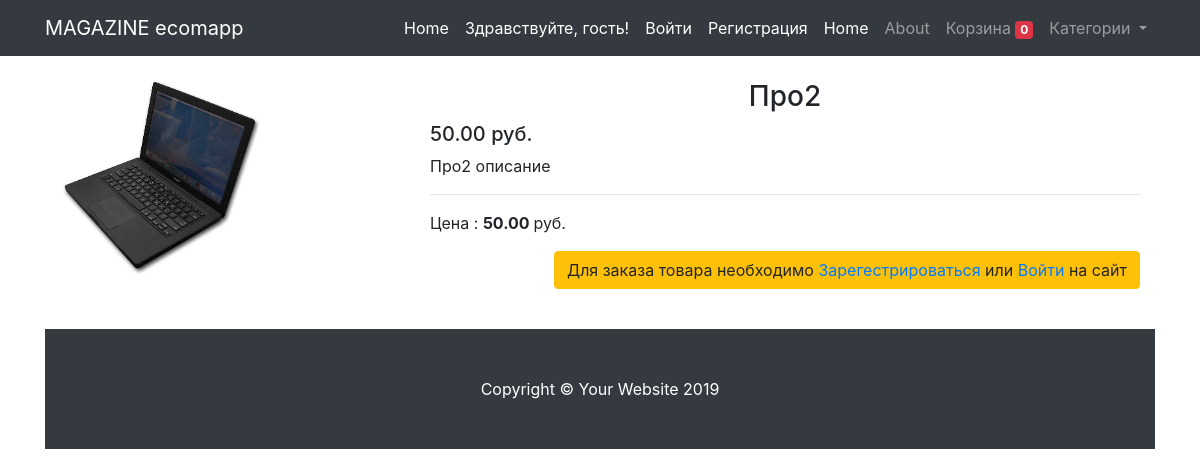
Page /product/pro2/ on the committed database.
### ecomapp/models.py (models this page shows, shortened)
class Product(models.Model):
    category = models.ForeignKey('Category', on_delete=models.CASCADE, null=True, blank=True)    # один товар имеет одну категорию
    brand = models.ForeignKey('Brand', on_delete=models.CASCADE, null=True, blank=True)
    title = models.CharField(max_length=120)
    slug = models.SlugField(blank=True)
    description = models.TextField()
    image = models.ImageField(upload_to=image_folder)
    price = models.DecimalField(max_digits=9, decimal_places=2)
    available = models.BooleanField(default=True)
    objects = ProductManager()

### ecomapp/views.py (the view)
# urls.py: path('product/<product_slug>/', product_view, name='product_detail'),
def product_view(request, product_slug):
    try:
        cart_id = request.session['cart_id']
        cart = Cart.objects.get(id=cart_id)   # для бейджика на меню корзины
        request.session['total'] = cart.items.count()
    except:
        cart = Cart()
        cart.save()
        cart_id=cart.id
        request.session['cart_id'] = cart_id
        cart = Cart.objects.get(id=cart_id)    # для бейджика на меню корзины
    categories = Category.objects.all()    # для отображения в меню dropdowm base.html
    product = Product.objects.get(slug=product_slug)
    context = {
        'cart' : cart,
        'product': product,
        'categories': categories,
    }
    return render(request, 'product.html', context)

### ecomapp/models.py (called while the page is built)
    def get_absolute_url(self):
        return reverse("category_detail", kwargs={"category_slug": self.slug})

### ecomapp/templates/product.html (shortened to what this page needs)
{% extends 'base.html' %}
{% block content %}
<br>
<div class="container">
  <div class="row">
    <div class="col-sm-4">
     <img  src="{{ product.image.url }}" style = 'width:200px'; height:150px;>
    </div>
    <div class="col-sm-8">
    <h3 class="text-center">{{ product.title}}</h3>
    <h5>{{ product.price }} руб. </h5>
    <p>{{ product.description }} </p>
    <hr>
    <p> Цена : <strong>{{ product.price }} </strong> руб. </p>
		{% if request.user.is_authenticated %}<p class='text-right'><a href='#' class='add_to_cart' data-slug='{{ product.slug }}'><button class='btn btn-danger'>Добавить в корзину</button></a></p>
                {% else %}
                   <p class='text-right'><button class='btn  btn-warning'> Для заказа товара необходимо <a href='{% url "registration" %}'> Зарегестрироваться</a> или <a href='{% url "login" %}'>Войти</a> на сайт</button></a></p>
    {% endif %}
    <br>
    </div>
</div>
{% endblock content %}

### rows in the picture
Product: image (picture), title "Про2", price "50.00", description "Про2 описание"
